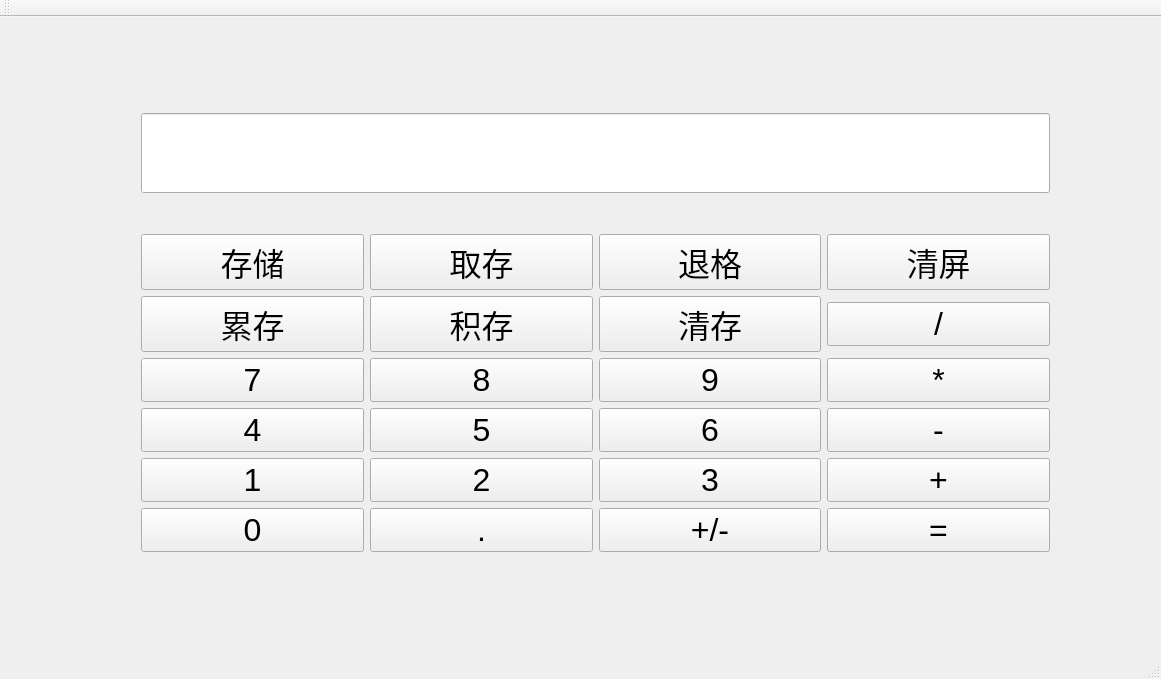
<?xml version="1.0" encoding="UTF-8"?>
<ui version="4.0">
 <class>MainWindow</class>
 <widget class="QMainWindow" name="MainWindow">
  <property name="geometry">
   <rect>
    <x>0</x>
    <y>0</y>
    <width>1161</width>
    <height>679</height>
   </rect>
  </property>
  <property name="windowTitle">
   <string>MainWindow</string>
  </property>
  <widget class="QWidget" name="centralWidget">
   <widget class="QWidget" name="verticalLayoutWidget">
    <property name="geometry">
     <rect>
      <x>130</x>
      <y>50</y>
      <width>931</width>
      <height>531</height>
     </rect>
    </property>
    <layout class="QVBoxLayout" name="verticalLayout">
     <item>
      <widget class="QLineEdit" name="editText">
       <property name="sizePolicy">
        <sizepolicy hsizetype="Expanding" vsizetype="Fixed">
         <horstretch>0</horstretch>
         <verstretch>100</verstretch>
        </sizepolicy>
       </property>
       <property name="minimumSize">
        <size>
         <width>0</width>
         <height>80</height>
        </size>
       </property>
       <property name="sizeIncrement">
        <size>
         <width>0</width>
         <height>50</height>
        </size>
       </property>
       <property name="baseSize">
        <size>
         <width>0</width>
         <height>50</height>
        </size>
       </property>
       <property name="palette">
        <palette>
         <active>
          <colorrole role="LinkVisited">
           <brush brushstyle="SolidPattern">
            <color alpha="255">
             <red>53</red>
             <green>114</green>
             <blue>255</blue>
            </color>
           </brush>
          </colorrole>
         </active>
         <inactive>
          <colorrole role="LinkVisited">
           <brush brushstyle="SolidPattern">
            <color alpha="255">
             <red>53</red>
             <green>114</green>
             <blue>255</blue>
            </color>
           </brush>
          </colorrole>
         </inactive>
         <disabled>
          <colorrole role="LinkVisited">
           <brush brushstyle="SolidPattern">
            <color alpha="255">
             <red>53</red>
             <green>114</green>
             <blue>255</blue>
            </color>
           </brush>
          </colorrole>
         </disabled>
        </palette>
       </property>
       <property name="font">
        <font>
         <pointsize>15</pointsize>
        </font>
       </property>
       <property name="autoFillBackground">
        <bool>false</bool>
       </property>
       <property name="placeholderText">
        <string/>
       </property>
      </widget>
     </item>
     <item>
      <layout class="QGridLayout" name="gridLayout">
       <item row="4" column="1">
        <widget class="QPushButton" name="two">
         <property name="font">
          <font>
           <pointsize>24</pointsize>
          </font>
         </property>
         <property name="text">
          <string>2</string>
         </property>
        </widget>
       </item>
       <item row="0" column="3">
        <widget class="QPushButton" name="pushButton_5">
         <property name="font">
          <font>
           <pointsize>24</pointsize>
          </font>
         </property>
         <property name="text">
          <string>清屏</string>
         </property>
        </widget>
       </item>
       <item row="4" column="3">
        <widget class="QPushButton" name="plus">
         <property name="font">
          <font>
           <pointsize>24</pointsize>
          </font>
         </property>
         <property name="text">
          <string>+</string>
         </property>
        </widget>
       </item>
       <item row="0" column="0">
        <widget class="QPushButton" name="store">
         <property name="font">
          <font>
           <pointsize>24</pointsize>
          </font>
         </property>
         <property name="text">
          <string>存储</string>
         </property>
        </widget>
       </item>
       <item row="5" column="3">
        <widget class="QPushButton" name="equal">
         <property name="font">
          <font>
           <pointsize>24</pointsize>
          </font>
         </property>
         <property name="text">
          <string>=</string>
         </property>
        </widget>
       </item>
       <item row="3" column="3">
        <widget class="QPushButton" name="substraction">
         <property name="font">
          <font>
           <pointsize>24</pointsize>
          </font>
         </property>
         <property name="text">
          <string>-</string>
         </property>
        </widget>
       </item>
       <item row="5" column="1">
        <widget class="QPushButton" name="dot">
         <property name="font">
          <font>
           <pointsize>24</pointsize>
          </font>
         </property>
         <property name="text">
          <string>.</string>
         </property>
        </widget>
       </item>
       <item row="4" column="2">
        <widget class="QPushButton" name="three">
         <property name="font">
          <font>
           <pointsize>24</pointsize>
          </font>
         </property>
         <property name="text">
          <string>3</string>
         </property>
        </widget>
       </item>
       <item row="3" column="1">
        <widget class="QPushButton" name="five">
         <property name="font">
          <font>
           <pointsize>24</pointsize>
          </font>
         </property>
         <property name="text">
          <string>5</string>
         </property>
        </widget>
       </item>
       <item row="2" column="0">
        <widget class="QPushButton" name="seven">
         <property name="font">
          <font>
           <pointsize>24</pointsize>
          </font>
         </property>
         <property name="text">
          <string>7</string>
         </property>
        </widget>
       </item>
       <item row="0" column="1">
        <widget class="QPushButton" name="load_store">
         <property name="font">
          <font>
           <pointsize>24</pointsize>
          </font>
         </property>
         <property name="text">
          <string>取存</string>
         </property>
        </widget>
       </item>
       <item row="4" column="0">
        <widget class="QPushButton" name="one">
         <property name="font">
          <font>
           <pointsize>24</pointsize>
          </font>
         </property>
         <property name="text">
          <string>1</string>
         </property>
        </widget>
       </item>
       <item row="2" column="2">
        <widget class="QPushButton" name="nine">
         <property name="font">
          <font>
           <pointsize>24</pointsize>
          </font>
         </property>
         <property name="text">
          <string>9</string>
         </property>
        </widget>
       </item>
       <item row="2" column="3">
        <widget class="QPushButton" name="multiplication">
         <property name="font">
          <font>
           <pointsize>24</pointsize>
          </font>
         </property>
         <property name="text">
          <string>*</string>
         </property>
        </widget>
       </item>
       <item row="3" column="2">
        <widget class="QPushButton" name="six">
         <property name="font">
          <font>
           <pointsize>24</pointsize>
          </font>
         </property>
         <property name="text">
          <string>6</string>
         </property>
        </widget>
       </item>
       <item row="3" column="0">
        <widget class="QPushButton" name="four">
         <property name="font">
          <font>
           <pointsize>24</pointsize>
          </font>
         </property>
         <property name="text">
          <string>4</string>
         </property>
        </widget>
       </item>
       <item row="5" column="2">
        <widget class="QPushButton" name="reverse">
         <property name="font">
          <font>
           <pointsize>24</pointsize>
          </font>
         </property>
         <property name="text">
          <string>+/-</string>
         </property>
        </widget>
       </item>
       <item row="2" column="1">
        <widget class="QPushButton" name="eight">
         <property name="font">
          <font>
           <pointsize>24</pointsize>
          </font>
         </property>
         <property name="text">
          <string>8</string>
         </property>
        </widget>
       </item>
       <item row="5" column="0">
        <widget class="QPushButton" name="zero">
         <property name="font">
          <font>
           <pointsize>24</pointsize>
          </font>
         </property>
         <property name="text">
          <string>0</string>
         </property>
        </widget>
       </item>
       <item row="0" column="2">
        <widget class="QPushButton" name="back">
         <property name="font">
          <font>
           <pointsize>24</pointsize>
          </font>
         </property>
         <property name="text">
          <string>退格</string>
         </property>
        </widget>
       </item>
       <item row="1" column="1">
        <widget class="QPushButton" name="multiply_store">
         <property name="font">
          <font>
           <pointsize>24</pointsize>
          </font>
         </property>
         <property name="text">
          <string>积存</string>
         </property>
        </widget>
       </item>
       <item row="1" column="0">
        <widget class="QPushButton" name="add_store">
         <property name="font">
          <font>
           <pointsize>24</pointsize>
          </font>
         </property>
         <property name="text">
          <string>累存</string>
         </property>
        </widget>
       </item>
       <item row="1" column="2">
        <widget class="QPushButton" name="clear_store">
         <property name="font">
          <font>
           <pointsize>24</pointsize>
          </font>
         </property>
         <property name="text">
          <string>清存</string>
         </property>
        </widget>
       </item>
       <item row="1" column="3">
        <widget class="QPushButton" name="division">
         <property name="font">
          <font>
           <pointsize>24</pointsize>
          </font>
         </property>
         <property name="text">
          <string>/</string>
         </property>
        </widget>
       </item>
      </layout>
     </item>
    </layout>
   </widget>
  </widget>
  <widget class="QMenuBar" name="menuBar">
   <property name="geometry">
    <rect>
     <x>0</x>
     <y>0</y>
     <width>1161</width>
     <height>23</height>
    </rect>
   </property>
  </widget>
  <widget class="QToolBar" name="mainToolBar">
   <attribute name="toolBarArea">
    <enum>TopToolBarArea</enum>
   </attribute>
   <attribute name="toolBarBreak">
    <bool>false</bool>
   </attribute>
  </widget>
  <widget class="QStatusBar" name="statusBar"/>
 </widget>
 <layoutdefault spacing="6" margin="11"/>
 <resources/>
 <connections/>
</ui>
